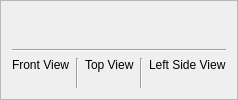
     <widget class="QFrame" name="OpenGLFrame">
      <property name="sizePolicy">
       <sizepolicy hsizetype="Expanding" vsizetype="Preferred">
        <horstretch>0</horstretch>
        <verstretch>0</verstretch>
       </sizepolicy>
      </property>
      <property name="frameShape">
       <enum>QFrame::StyledPanel</enum>
      </property>
      <property name="frameShadow">
       <enum>QFrame::Raised</enum>
      </property>
      <layout class="QVBoxLayout" name="verticalLayout_11">
       <item>
        <widget class="MyGLWidget" name="widget_4" native="true"/>
       </item>
       <item>
        <widget class="Line" name="line_9">
         <property name="orientation">
          <enum>Qt::Horizontal</enum>
         </property>
        </widget>
       </item>
       <item>
        <layout class="QHBoxLayout" name="horizontalLayout_11">
         <item>
          <layout class="QVBoxLayout" name="verticalLayout_12">
           <item>
            <widget class="QLabel" name="label_17">
             <property name="sizePolicy">
              <sizepolicy hsizetype="Preferred" vsizetype="Fixed">
               <horstretch>0</horstretch>
               <verstretch>0</verstretch>
              </sizepolicy>
             </property>
             <property name="text">
              <string>Front View</string>
             </property>
            </widget>
           </item>
           <item>
            <widget class="OrthoFront" name="frontortho" native="true">
             <property name="sizePolicy">
              <sizepolicy hsizetype="Expanding" vsizetype="Fixed">
               <horstretch>0</horstretch>
               <verstretch>0</verstretch>
              </sizepolicy>
             </property>
             <property name="maximumSize">
              <size>
               <width>16777215</width>
               <height>300</height>
              </size>
             </property>
            </widget>
           </item>
          </layout>
         </item>
         <item>
          <widget class="Line" name="line_7">
           <property name="sizePolicy">
            <sizepolicy hsizetype="Fixed" vsizetype="Fixed">
             <horstretch>0</horstretch>
             <verstretch>0</verstretch>
            </sizepolicy>
           </property>
           <property name="maximumSize">
            <size>
             <width>16777215</width>
             <height>300</height>
            </size>
           </property>
           <property name="orientation">
            <enum>Qt::Vertical</enum>
           </property>
          </widget>
         </item>
         <item>
          <layout class="QVBoxLayout" name="verticalLayout_13">
           <item>
            <widget class="QLabel" name="label_18">
             <property name="sizePolicy">
              <sizepolicy hsizetype="Preferred" vsizetype="Fixed">
               <horstretch>0</horstretch>
               <verstretch>0</verstretch>
              </sizepolicy>
             </property>
             <property name="text">
              <string>Top View</string>
             </property>
            </widget>
           </item>
           <item>
            <widget class="OrthoTop" name="toportho" native="true">
             <property name="sizePolicy">
              <sizepolicy hsizetype="Expanding" vsizetype="Fixed">
               <horstretch>0</horstretch>
               <verstretch>0</verstretch>
              </sizepolicy>
             </property>
             <property name="maximumSize">
              <size>
               <width>16777215</width>
               <height>300</height>
              </size>
             </property>
            </widget>
           </item>
          </layout>
         </item>
         <item>
          <widget class="Line" name="line_8">
           <property name="maximumSize">
            <size>
             <width>16777215</width>
             <height>300</height>
            </size>
           </property>
           <property name="orientation">
            <enum>Qt::Vertical</enum>
           </property>
          </widget>
         </item>
         <item>
          <layout class="QVBoxLayout" name="verticalLayout_14">
           <item>
            <widget class="QLabel" name="label_19">
             <property name="sizePolicy">
              <sizepolicy hsizetype="Preferred" vsizetype="Fixed">
               <horstretch>0</horstretch>
               <verstretch>0</verstretch>
              </sizepolicy>
             </property>
             <property name="text">
              <string>Left Side View</string>
             </property>
            </widget>
           </item>
           <item>
            <widget class="OrthoSide" name="sideortho" native="true">
             <property name="sizePolicy">
              <sizepolicy hsizetype="Expanding" vsizetype="Fixed">
               <horstretch>0</horstretch>
               <verstretch>0</verstretch>
              </sizepolicy>
             </property>
             <property name="maximumSize">
              <size>
               <width>16777215</width>
               <height>300</height>
              </size>
             </property>
            </widget>
           </item>
          </layout>
         </item>
        </layout>
       </item>
      </layout>
     </widget>
